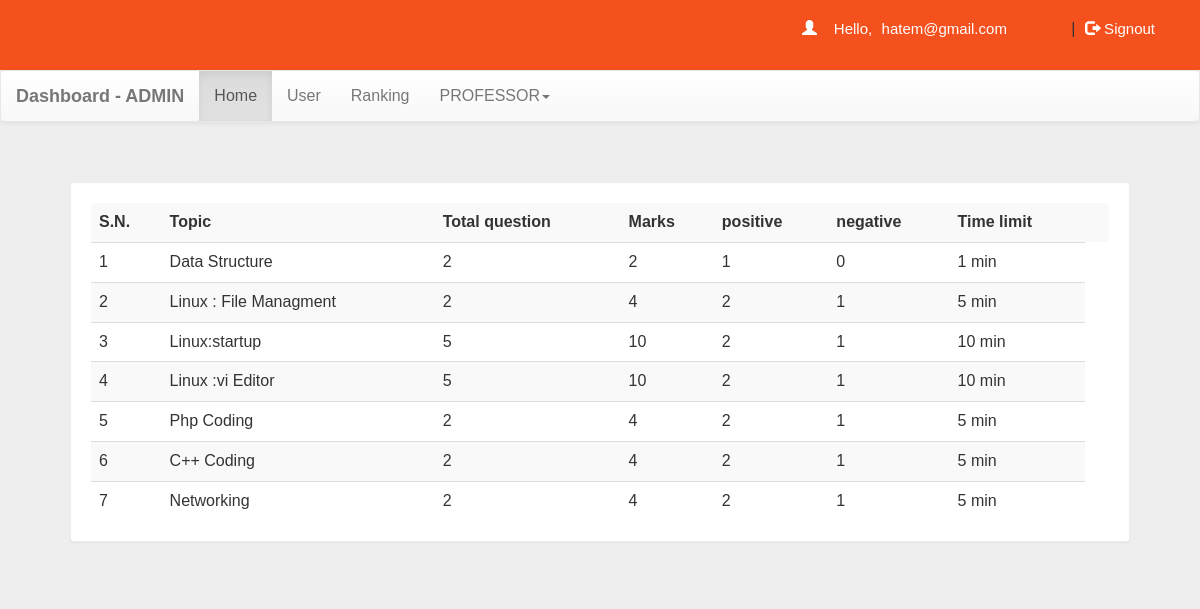
The app's page /headdash.php?q=0 (signed in) with its own data.
### tables this page shows
CREATE TABLE `quiz` (
  `eid` text NOT NULL,
  `title` varchar(100) NOT NULL,
  `sahi` int(11) NOT NULL,
  `wrong` int(11) NOT NULL,
  `total` int(11) NOT NULL,
  `time` bigint(20) NOT NULL,
  `intro` text NOT NULL,
  `tag` varchar(100) NOT NULL,
  `date` timestamp NOT NULL DEFAULT CURRENT_TIMESTAMP ON UPDATE CURRENT_TIMESTAMP,
  `email` varchar(50) DEFAULT NULL
);

### headdash.php (the view, shortened to what this page needs)
<!DOCTYPE html PUBLIC "-//W3C//DTD XHTML 1.0 Transitional//EN" "http://www.w3.org/TR/xhtml1/DTD/xhtml1-transitional.dtd">
<html xmlns="http://www.w3.org/1999/xhtml">
<head>
<link  rel="stylesheet" href="css/bootstrap.min.css"/>
 <link  rel="stylesheet" href="css/bootstrap-theme.min.css"/>
 <link rel="stylesheet" href="css/main.css">
 <link  rel="stylesheet" href="css/font.css">
</head>
<body  style="background:#eee;">
<div class="header">
<div class="row">
<?php
 include_once 'dbConnection.php';
$email=$_SESSION['email'];
  if(!(isset($_SESSION['email']))){
header("location:index.php");
}
else
{
echo '<span class="pull-right top title1" ><span class="log1"><span class="glyphicon glyphicon-user" aria-hidden="true"></span>&nbsp;&nbsp;&nbsp;&nbsp;Hello,</span> <a href="headdash.php" class="log log1">'.$email.'</a>&nbsp;|&nbsp;<a href="logout.php?q=headdash.php" class="log"><span class="glyphicon glyphicon-log-out" aria-hidden="true"></span>&nbsp;Signout</button></a></span>';
}?>
</div></div>
<nav class="navbar navbar-default title1">
  <div class="container-fluid">
    <div class="navbar-header">
      <a class="navbar-brand" href="headdash.php?q=0"><b>Dashboard - ADMIN</b></a>
    </div>
    <div class="collapse navbar-collapse" id="bs-example-navbar-collapse-1">
      <ul class="nav navbar-nav">
        <li <?php if(@$_GET['q']==0) echo'class="active"'; ?>><a href="headdash.php?q=0">Home<span class="sr-only">(current)</span></a></li>
        <li <?php if(@$_GET['q']==1) echo'class="active"'; ?>><a href="headdash.php?q=1">User</a></li>
		<li <?php if(@$_GET['q']==2) echo'class="active"'; ?>><a href="headdash.php?q=2">Ranking</a></li>
        <li class="dropdown <?php if(@$_GET['q']==4 || @$_GET['q']==5) echo'active'; ?>">
          <a href="#" class="dropdown-toggle" data-toggle="dropdown" role="button" aria-haspopup="true" aria-expanded="false">PROFESSOR<span class="caret"></span></a>
        </li>
      </ul>
          </div>
  </div>
</nav>
<div class="container">
<div class="row">
<div class="col-md-12">
<?php if(@$_GET['q']==0) {
$result = mysqli_query($con,"SELECT * FROM quiz ORDER BY date DESC") or die('Error');
echo  '<div class="panel"><table class="table table-striped title1">
<tr><td><b>S.N.</b></td><td><b>Topic</b></td><td><b>Total question</b></td><td><b>Marks</b></td><td><b>positive</b></td><td><b>negative</b></td><td><b>Time limit</b></td><td></td></tr>';
$c=1;
while($row = mysqli_fetch_array($result)) {
	$title = $row['title'];
	$total = $row['total'];
	$sahi = $row['sahi'];
  $wrong = $row['wrong'];
    $time = $row['time'];
	$eid = $row['eid'];
$q12=mysqli_query($con,"SELECT score FROM history WHERE eid='$eid' AND email='$email'" )or die('Error98');
$rowcount=mysqli_num_rows($q12);
if($rowcount == 0){
	echo '<tr><td>'.$c++.'</td><td>'.$title.'</td><td>'.$total.'</td><td>'.$sahi*$total.'</td><td>'.$sahi.'</td><td>'.$wrong.'</td><td>'.$time.'&nbsp;min</td>
	</tr>';
}
else
{
echo '<tr style="color:#99cc32"><td>'.$c++.'</td><td>'.$title.'&nbsp;<span title="This quiz is already solve by you" class="glyphicon glyphicon-ok" aria-hidden="true"></span></td><td>'.$total.'</td><td>'.$sahi*$total.'</td><td>'.$time.'&nbsp;min</td>
	</tr>';
}
}
echo '</table></div>';
}
?>
</div>
</div></div>
</body>
</html>

### css/main.css (style rules this page uses)
body { overflow-x:hidden; width:100%; font-size: 12px !important; font-family: Montserrat, sans-serif; background:#eee; min-height:550px; background-attachment:fixed; }
.panel { border-color:#eee; margin:40px; padding:20px; font: 15px "Century Gothic", "Times Roman", sans-serif; }
.header { background:#f4511e; height:70px; }
.title1 { font: 16px "Century Gothic", "Times Roman", sans-serif; }
.top { margin-top:20px; }
.log1 { font: 15px 'Montserrat', sans-serif; color:#fff; margin-left:10px; }
.log { margin:10px; margin-right:60px; margin-left:5px; color:#fff; text-decoration:none; font-size:20px; font-size:15px; }

### records on screen
quiz: title "Data Structure", total "2", $sahi*$total "2", sahi "1", wrong "0", time "1"
quiz: title "Linux : File Managment", total "2", $sahi*$total "4", sahi "2", wrong "1", time "5"
quiz: title "Linux:startup", total "5", $sahi*$total "10", sahi "2", wrong "1", time "10"
quiz: title "Linux :vi Editor", total "5", $sahi*$total "10", sahi "2", wrong "1", time "10"
quiz: title "Php Coding", total "2", $sahi*$total "4", sahi "2", wrong "1", time "5"
quiz: title "C++ Coding", total "2", $sahi*$total "4", sahi "2", wrong "1", time "5"
quiz: title "Networking", total "2", $sahi*$total "4", sahi "2", wrong "1", time "5"

### other values on screen
$email "hatem@gmail.com"
